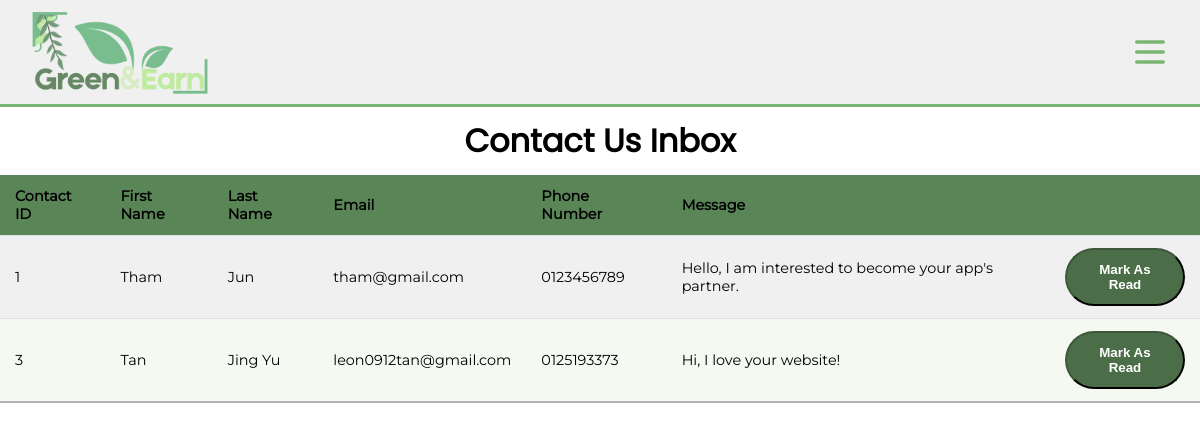
The page /php/admin/adminContactUs.php (signed in) on the database its author committed.
### tables this page shows
CREATE TABLE `contact_us` (
  `contact_id` int(11) NOT NULL,
  `admin_id` int(11) UNSIGNED DEFAULT NULL,
  `firstName` varchar(255) NOT NULL,
  `lastName` varchar(255) NOT NULL,
  `email` varchar(255) NOT NULL,
  `phoneNumber` varchar(100) NOT NULL,
  `message` varchar(255) NOT NULL,
  `mark_as_read` tinyint(1) NOT NULL DEFAULT 0
);

### php/admin/adminContactUs.php (the view, shortened to what this page needs)
<?php
    include "../include/conn.php";
    $sql = "SELECT * FROM contact_us WHERE mark_as_read = 0 ORDER BY contact_id ASC";
    $result = mysqli_query($dbConn, $sql);
?>
<!DOCTYPE html>
<html lang="en">
<head>
    <link rel="stylesheet" href="../../css/header.css">
    <link rel="stylesheet" href="../../css/style.css">
    <link rel="stylesheet" href="../../css/admin.css">
</head>
<body>
    <?php
        include "../include/header.php";
    ?>
    <h2 class="pageTitle">Contact Us Inbox</h2>
    <div id="contactUsTable">
            <?php if(mysqli_num_rows($result)>0):?>
                <table>
                    <thead>
                        <tr id="header">
                            <th>Contact ID</th>
                            <th>First Name</th>
                            <th>Last Name</th>
                            <th>Email</th>
                            <th>Phone Number</th>
                            <th>Message</th>
                            <th></th>
                        </tr>
                    </thead>
                    <tbody>
                        <?php while($contact_info = mysqli_fetch_assoc($result)):?>
                            <tr>
                                <td data-label="Contact ID"><?php echo $contact_info['contact_id'];?></td>
                                <td data-label="First Name"><?php echo $contact_info['firstName'];?></td>
                                <td data-label="Last Name"><?php echo $contact_info['lastName'];?></td>
                                <td data-label="Email"><?php echo $contact_info['email'];?></td>
                                <td data-label="Phone Number"><?php echo $contact_info['phoneNumber'];?></td>
                                <td data-label="Message"><?php echo $contact_info['message'];?></td>
                                <td data-label="Mark As Read">
                                    <form method="POST">
                                        <button type="submit" class="activateBtn">Mark As Read</button>
                                    </form>
                                </td>
                            </tr>
                        <?php endwhile; ?>
                    </tbody>
                </table>
            <?php else: ?>
                <h1>No messages at the current moment</h1>
            <?php endif; ?>
    </div>
</body>
</html>

### css/style.css (style rules this page uses)
:root { --fs-h1: clamp(1.75rem, 3vw + 1rem, 2.5rem); --fs-h2: clamp(1.5rem, 2.5vw + 1rem, 2rem); --fs-h3: clamp(1.25rem, 2vw + 1rem, 1.75rem); --fs-body: clamp(0.9375rem, 0.5vw + 0.8rem, 1rem); --fs-small: clamp(0.8125rem, 0.5vw + 0.7rem, 0.875rem); --font-heading: 'poppins',sans-serif; --font-body: 'montserrat',sans-serif; --clr-dark-a0: #000000; --clr-light-a0: #ffffff; --clr-primary-a0: #89cf84; --clr-primary-a10: #79b675; --clr-primary-a20: #699d65; --clr-primary-a30: #5a8557; --clr-primary-a40: #4b6e48; --clr-primary-a50: #3d573a; --clr-surface-a0: #ffffff; --clr-surface-a10: #f0f0f0; --clr-surface-a20: #e1e1e1; --clr-surface-a30: #d3d3d3; --clr-surface-a40: #c5c5c5; --clr-surface-a50: #b6b6b6; --clr-surface-tonal-a0: #f4faf2; --clr-surface-tonal-a10: #e6ece5; --clr-surface-tonal-a20: #d9ded8; --clr-surface-tonal-a30: #ccd0cb; --clr-surface-tonal-a40: #bfc2be; --clr-surface-tonal-a50: #b2b4b1; --clr-backdrop: rgba(0, 0, 0, 0.3); --clr-success-a0: #1b7f5c; --clr-warning-a0: #b8871f; --clr-danger-a0: #b13535; --clr-info-a0: #1e56a3; --bg-body: var(--clr-surface-a0); --bg-card: var(--clr-surface-a10); --bg-highlight: var(--clr-surface-tonal-a0); --border-main: var(--clr-surface-a20); --text-main: var(--clr-dark-a0); --text-main-invert: var(--clr-light-a0); --text-muted: var(--clr-surface-a50); --text-on-primary: var(--clr-dark-a0); }
body { text-align: center; margin: 0; padding: 0; font-family: var(--font-body); background-color: var(--clr-surface-a0); color: var(--text-main); }
h2 { font-size: var(--fs-h2); font-family: var(--font-heading); }
table { width: 100%; border-collapse: collapse; font-size: 0.9em; font-family: var(--font-body); background-color: var(--bg-card); color: var(--text-main); }
thead tr { background-color: var(--clr-primary-a30); color: var(--text-on-primary); }
th, td { padding: 12px 15px; border-bottom: 1px solid var(--border-main); text-align: left; }
tbody tr:nth-of-type(even) { background-color: var(--bg-highlight); }
tbody tr:last-of-type { border-bottom: 2px solid var(--clr-surface-tonal-a50); }

### css/admin.css (style rules this page uses)
* { box-sizing: border-box; margin: 0; }
.pageTitle { margin-top: 10px; margin-bottom: 10px; }
button { background-color: var(--clr-primary-a40); border-color: var(--clr-primary-a50); color: var(--text-main-invert); padding: 12px 16px; text-align: center; border-radius: 999px; font-weight: bold; }

### rows shown on the page
contact_us: contact_id "1", firstName "Tham", lastName "Jun", email "tham@gmail.com", phoneNumber "0123456789", message "Hello, I am interested to become your app's partner."
contact_us: contact_id "3", firstName "Tan", lastName "Jing Yu", email "leon0912tan@gmail.com", phoneNumber "0125193373", message "Hi, I love your website!"
